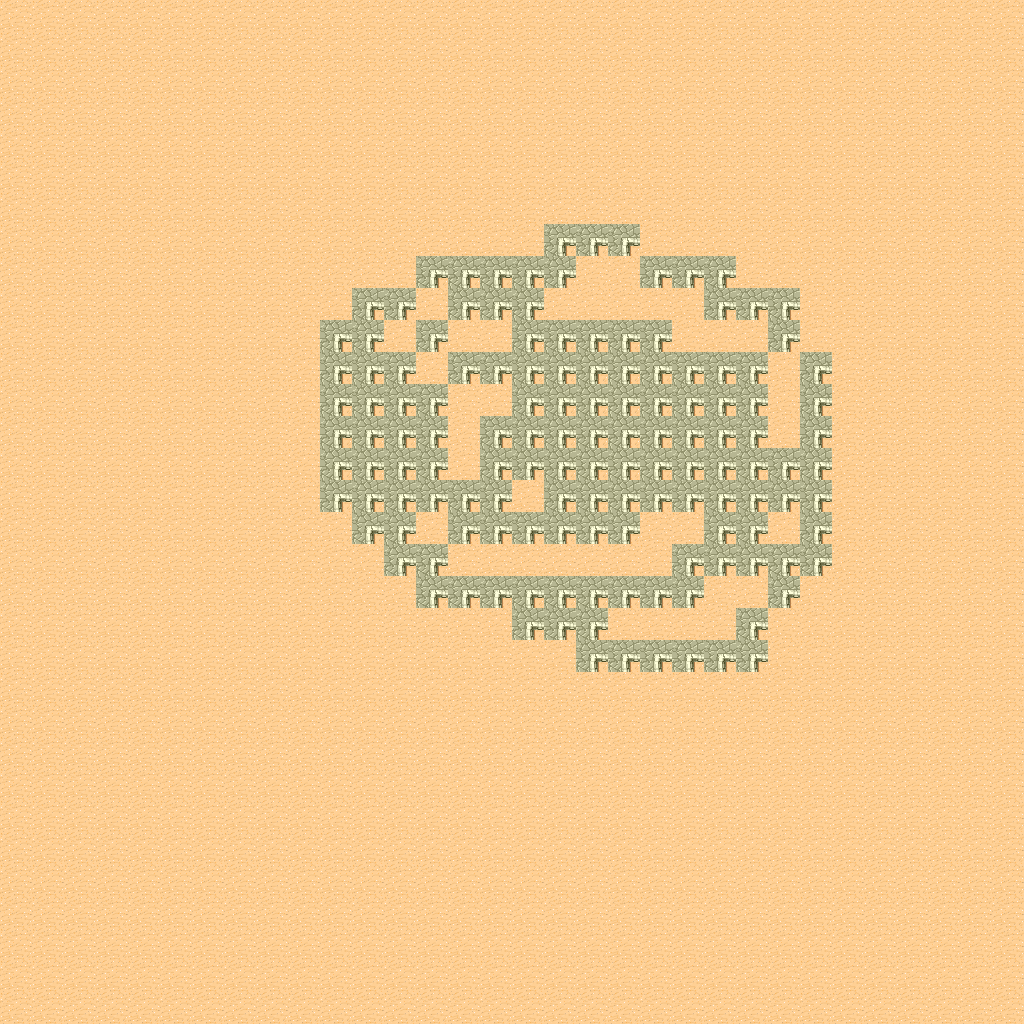

A level layout from a 2D game, rendered from its tile map. Below: a short description, then the map file with tile-grid data replaced by summaries:
An orthogonal 32x32 tile map with 32x32 px tiles, 1 tile layer (Layer 0), 2 tilesets.

<map version="1.0" orientation="orthogonal" renderorder="right-down" width="32" height="32" tilewidth="32" tileheight="32" nextobjectid="1">
 <tileset firstgid="1" name="Desert" tilewidth="32" tileheight="32" spacing="1" margin="1" tilecount="48" columns="8">
  <image source="tmw_desert_spacing.png" width="265" height="199" />
 </tileset>
 <tileset firstgid="49" name="1" tilewidth="32" tileheight="32" tilecount="1400" columns="56">
  <image source="bugs/1.png" trans="ff00ff" width="1806" height="829" />
 </tileset>
 <layer name="Layer 0" width="32" height="32">
  <data>[1024 cells, 1024 non-empty, 2 distinct tile ids]</data>
 </layer>
</map>
